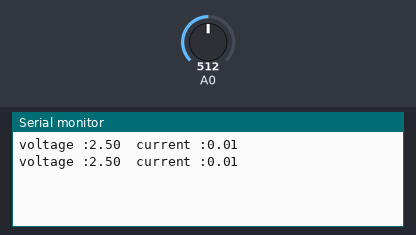
Recording of a sketch running on a simulated Arduino Uno, built with avr-gcc and run on an emulated ATmega328P. Parts: the last lines printed to the serial monitor. The test bench sets the inputs (shaded band); at power-on: A0 = 512.

Above: at 1.2 s.
1.3 s: A0 set to 716
At 2.6 s:
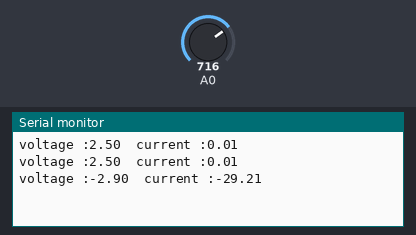
2.8 s: A0 set to 900
At 3.6 s:
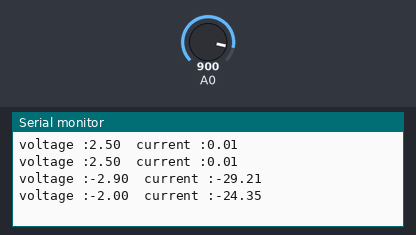
Timing chart, 0 to 5.8 s (numbered marks = the images above; inputs shaded):
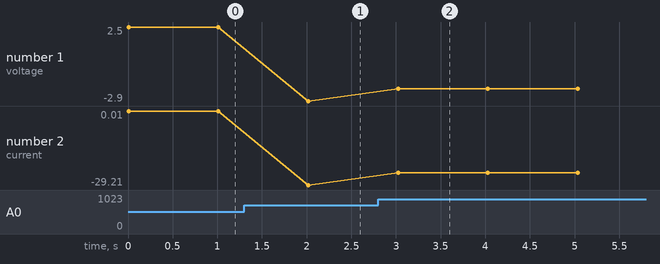

The sketch:

curSen003.ino
```cpp
float voltage = 0.0;
float current = 0.0;
// the setup routine runs once when you press reset:
void setup() {
  // initialize serial communication at 9600 bits per second:
  Serial.begin(9600);
}

// the loop routine runs over and over again forever:
void loop() {
  // read the input on analog pin 0:
  int sensorValue = 0;
  for (byte x = 0; x < 50; x++) {
    sensorValue += analogRead(A0);
    //delayMicroseconds(100);
  }
  sensorValue = sensorValue / 50;
  // Convert the analog reading (which goes from 0 - 1023) to a voltage (0 - 5V):
  voltage = sensorValue * (5.0 / 1023.0);
  current = (voltage - 2.50 )/0.185;
  // print out the value you read:
  Serial.print("voltage :");
  Serial.print(voltage);
  Serial.print("  current :");
  Serial.println(current);
  delay(1000);
}
```

Measured:
- after the input at 1.3 s, the serial monitor: prints a new line after 0.72 s (image 1)
- after the input at 2.8 s, the serial monitor: prints a new line after 0.22 s (image 2)
- plotted number 1: 2.5 → -2.9 after the input at 1.3 s, -2.9 → -2 after the input at 2.8 s
- plotted number 2: 0.01 → -29.21 after the input at 1.3 s, -29.21 → -24.35 after the input at 2.8 s
